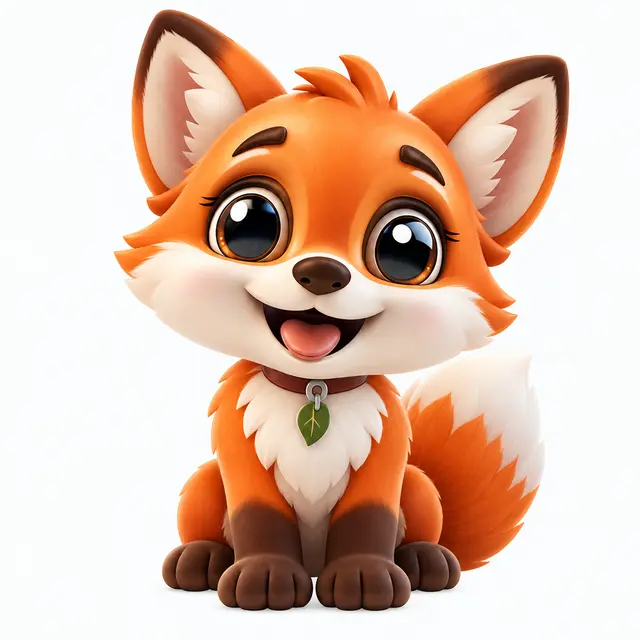
#> input picture New images/image_cd45ced2-63e9-4479-8b9f-9823d84f6f1f_0.webp, 640 x 640 px
$ python knip_plaatje.py '../New images/image_cd45ced2-63e9-4479-8b9f-9823d84f6f1f_0.webp' '../New images/image_cd45ced2-63e9-4479-8b9f-9823d84f6f1f_0.webp'
#> lines starting #> are read from the running program, lines starting #| are printed output that depends on the picture; after the words box and inside, x2 and y2 are one past the last pixel; in counts of white or black regions, pixels touching at a corner belong together
"""Knipt een turnaround sheet (voor, zij, achter naast elkaar) in drie losse PNG's
met een doorzichtige achtergrond. Gebruik: python tools/knip_plaatje.py <plaatje> <uitvoermap>"""
import sys, os
import numpy as np
from PIL import Image
from scipy import ndimage

bron, uit = sys.argv[1], sys.argv[2]
os.makedirs(uit, exist_ok=True)
img = Image.open(bron).convert('RGBA')
a = np.array(img).astype(np.int16)

if a[:, :, 3].min() < 20:
    figuur = a[:, :, 3] >= 20  # plaatje is al doorzichtig
else:
    licht = a[:, :, :3].min(axis=2) > 225  # witte achtergrond die aan de rand vastzit
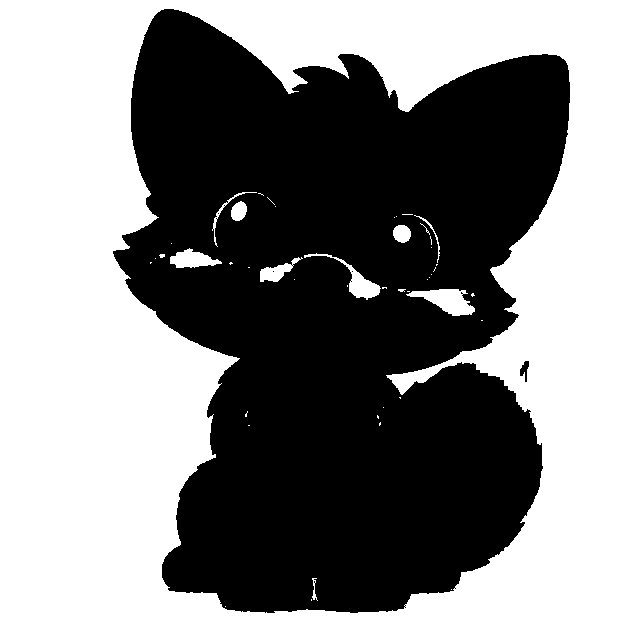
#> licht: shape (640, 640) bool; 53.3% white; 5 black regions (3 under 20 px), largest, box (x1, y1, x2, y2) and area: (113, 9, 570, 613) 191100, (520, 361, 529, 382) 101
    labels, _ = ndimage.label(licht)
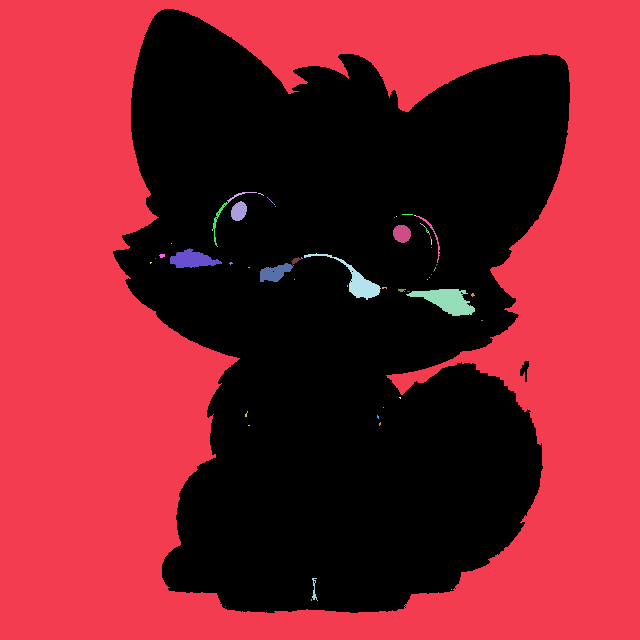
#> labels: shape (640, 640) int32; 79 distinct labels, from 0 to 78; one colour per label, 0 black
    rand = set(np.unique(np.concatenate([labels[0], labels[-1], labels[:, 0], labels[:, -1]]))) - {0}
#> rand = 1 item
    figuur = ~np.isin(labels, list(rand))
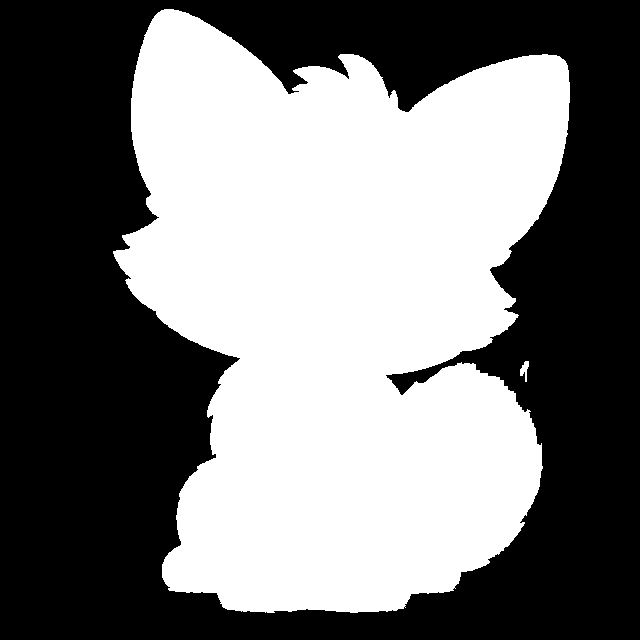
#> figuur: shape (640, 640) bool; 47.6% white; 2 white regions, box (x1, y1, x2, y2) and area: (113, 9, 570, 613) 194818, (520, 361, 529, 382) 101
    a[:, :, 3] = np.where(figuur, 255, 0)

# elk aanzicht is een los figuur; kleine losse stukjes horen bij het dichtstbijzijnde figuur
labels, n = ndimage.label(figuur, structure=np.ones((3, 3)))
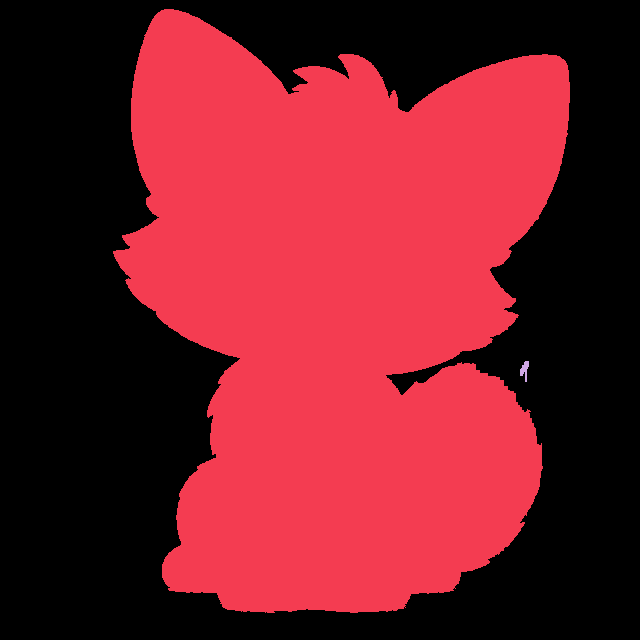
#> labels: shape (640, 640) int32; 3 distinct labels, from 0 to 2; one colour per label, 0 black
#> n = 2
groottes = ndimage.sum(figuur, labels, range(1, n + 1))
#> groottes = [194818, 101]
grootste = [int(i) + 1 for i in np.argsort(groottes)[-3:]]
#> grootste = [2, 1]
midden = {l: ndimage.center_of_mass(figuur, labels, l) for l in range(1, n + 1)}
#> midden = {1: (312.6, 340.2), 2: (369.4, 524.3)}
grootste.sort(key=lambda l: midden[l][1])  # van links naar rechts: voor, zij, achter
toewijzing = np.zeros_like(labels)
for l in range(1, n + 1):
    dichtst = min(grootste, key=lambda g: (midden[g][0] - midden[l][0]) ** 2 + (midden[g][1] - midden[l][1]) ** 2)
    toewijzing[labels == l] = dichtst
#> this loop made 2 passes
#> dichtst on passes 1 to 2: 1, 2

for naam, l in zip(['voor', 'zij', 'achter'], grootste):
    masker = toewijzing == l
    ys, xs = np.where(masker)
    y0, y1, x0, x1 = ys.min(), ys.max() + 1, xs.min(), xs.max() + 1
    stuk = a[y0:y1, x0:x1].copy()
    stuk[:, :, 3] = np.where(masker[y0:y1, x0:x1], stuk[:, :, 3], 0)
    beeld = Image.fromarray(stuk.astype(np.uint8), 'RGBA')
    beeld = beeld.resize((round(beeld.width * 512 / beeld.height), 512), Image.LANCZOS)
    rand = Image.new('RGBA', (beeld.width + 8, beeld.height + 8), (0, 0, 0, 0))
    rand.paste(beeld, (4, 4))
    rand.save(os.path.join(uit, f'{naam}.png'), optimize=True)
    print(naam, rand.size)
#> this loop made 2 passes
#> (naam, l, y0, y1, x0, x1) on passes 1 to 2: ('voor', 1, 9, 613, 113, 570), ('zij', 2, 361, 382, 520, 529)
#| voor (395, 520)
#| zij (227, 520)
#> pass 1, `stuk = a[y0:y1, x0:x1].copy()`:
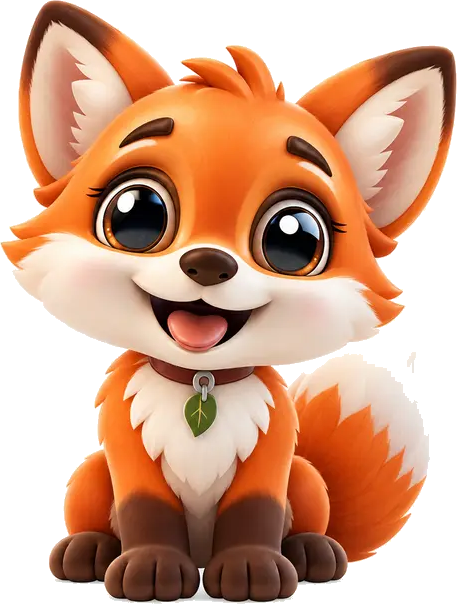
#> stuk: shape (604, 457, 4) int16; mean R, G, B, A 210.5, 165.1, 139.2, 180.1; transparent parts drawn white
#> after the loop:
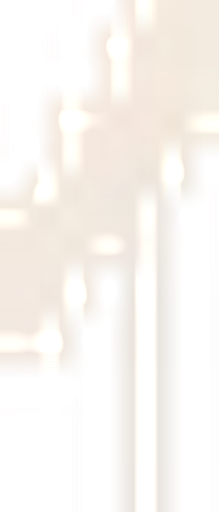
#> beeld: PIL image 219x512 RGBA; mean R, G, B, A 185.1, 179.8, 174, 135.5; transparent parts drawn white
#> after the loop:
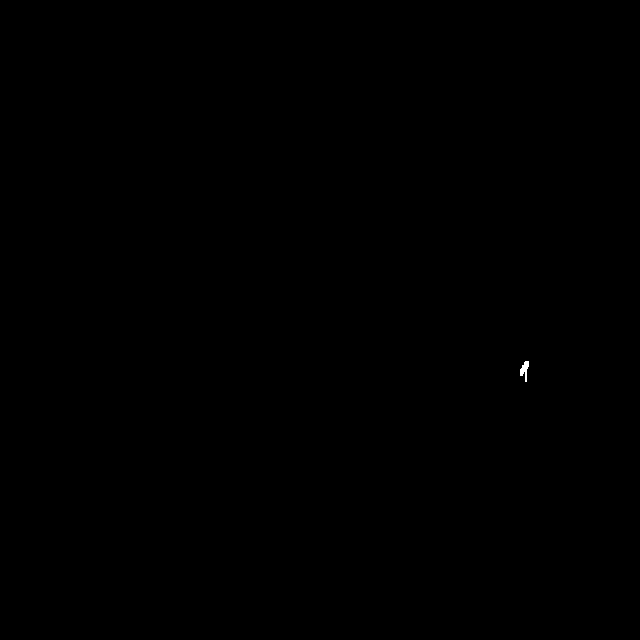
#> masker: shape (640, 640) bool; 0.02% white; 1 white region, box (x1, y1, x2, y2) and area: (520, 361, 529, 382) 101
